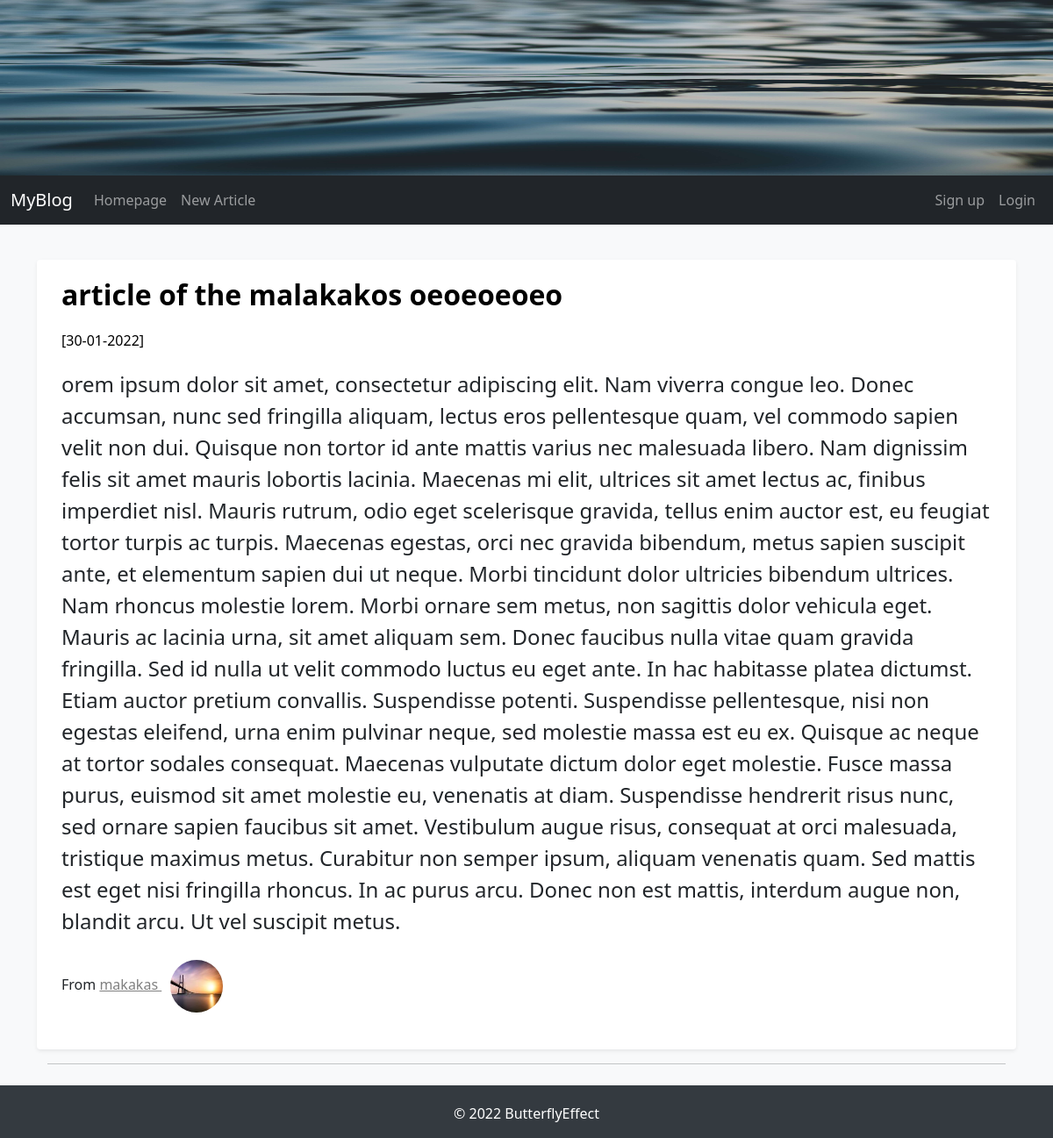
The app's page /full_article/7, older data.
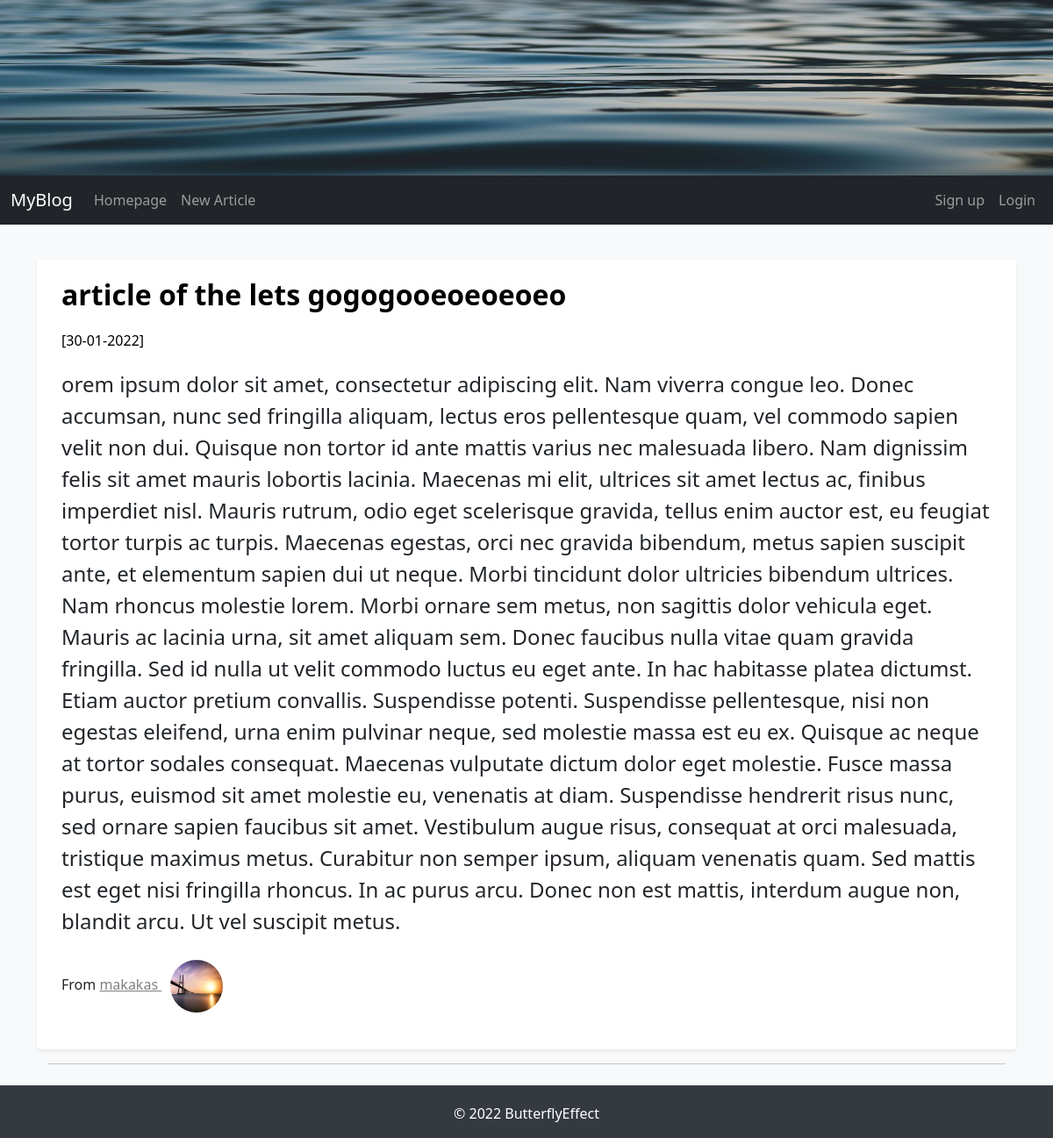
The same page, newer data.
### FlaskBlogApp/models.py (models this page shows, shortened)
class Article(db.Model):
    id = db.Column(db.Integer, primary_key=True)
    article_title = db.Column(db.String(50), nullable=False)
    article_body = db.Column(db.Text(), nullable=False)
    article_image = db.Column(db.String(30), nullable=False, default='default_article_image.jpg')
    date_created = db.Column(db.DateTime, nullable=False, default=datetime.utcnow)
    user_id = db.Column(db.Integer, db.ForeignKey('user.id'), nullable=False)

### FlaskBlogApp/routes.py (the view)
@app.route("/full_article/<int:article_id>",methods=['GET'])
def full_article(article_id):
    article = Article.query.get_or_404(article_id)
    return render_template("full_article.html", article=article)

### FlaskBlogApp/templates/full_article.html (shortened to what this page needs)
{% extends "base.html" %}
{% block content %}
<main role="main" class="container">
{% if article %}
	        <div class="row my-3 p-3 bg-body rounded shadow-sm">
          <div class="col col-md-12">
            <p class="main-article-title">
             {{ article.article_title | safe }}
            </p>
            <small class="article_date">[{{ article.date_created.strftime('%d-%m-%Y') }}]</small>
            <p class="main-article-partial-text">
              {{ article.article_body | safe }}
            </p>
            <p class="">From
              <span>
                <a class="author-name" href="{{url_for('articles_by_author',author_id=article.author.id) }}"> {{ article.author.username }}
                  <img class="rounded-circle profile-image" alt="{{ article.author.username }}" src="{{ url_for('static', filename='images/profiles_images/'+article.author.profile_image) }}" data-holder-rendered="true" data-bs-toggle="tooltip" data-bs-placement="top" title="{{ article.author.username }}">
                </a>
              </span>
            </p>
          </div>
        </div>
        <hr>
{% endif %}
</main>
{% endblock content %}

Row changes from the older to the newer data that the page shows:
changed Article: article_title "article of the malakakos oeoeoeoeo" → "article of the lets gogogooeoeoeoeo"
